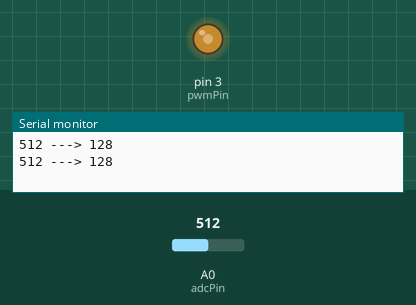
Recording of a sketch running on a simulated Arduino Uno, built with avr-gcc and run on an emulated ATmega328P. Shown: output pins drawn as LEDs (lit = HIGH), the last lines printed to the serial monitor. The inputs (shaded band) are chosen by the test bench; at power-on: A0 (adcPin) = 512.

Above: at 1.2 s.
1.3 s: A0 (adcPin) set to 716
At 2.2 s:
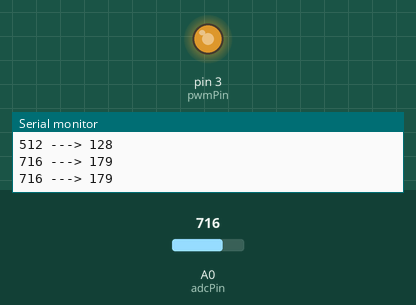
2.8 s: A0 (adcPin) set to 900
At 3.5 s:
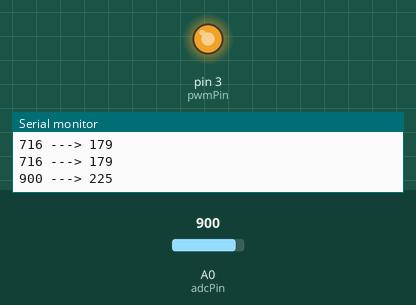
4.3 s: A0 (adcPin) set to 122
At 4.8 s:
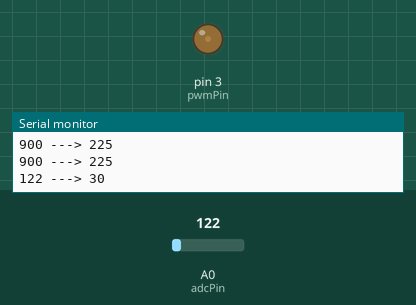
5.8 s: A0 (adcPin) set to 0
At 6.1 s:
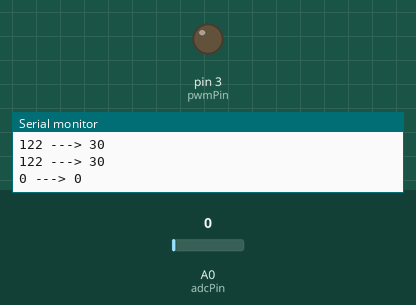
Timing chart, 0 to 8.3 s (numbered marks = the images above; inputs shaded):
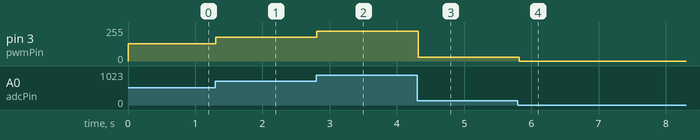

Measured:
- after the input at 1.3 s, pin 3 (pwmPin): 128/255 → 179/255 at once
- after the input at 2.8 s, pin 3 (pwmPin): 179/255 → 225/255 at once
- after the input at 4.3 s, pin 3 (pwmPin): 225/255 → 30/255 at once
- after the input at 5.8 s, pin 3 (pwmPin): 30/255 → 0/255 at once

The sketch:

led_strip_dimmer.ino
```cpp
/*

*/

#define adcPin A0
#define pwmPin 3

int adcValue = 0;
int pwmValue = 0;

int i = 0;

void setup() {
  Serial.begin(115200);
  pinMode(pwmPin, OUTPUT);
}

void loop() {
  adcValue = analogRead(adcPin);
  pwmValue = adcValue >> 2;
  analogWrite(pwmPin, pwmValue);

  if(i++ == 10){
    Serial.print(adcValue);
    Serial.print(" ---> ");
    Serial.println(pwmValue);
    i = 0;
  }

  delay(50);
}
```
